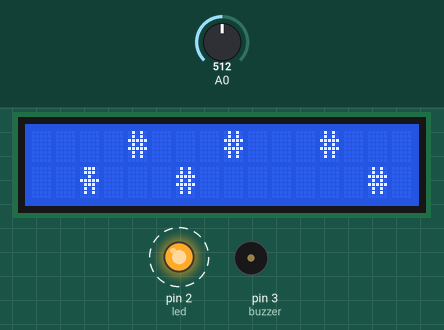
The sketch below on a simulated Arduino Uno, built with avr-gcc and run on an emulated ATmega328P. Shown: 16×2 character LCD, output pins drawn as LEDs (lit = HIGH), buzzer (waves = sounding). Dashed ring = blinking. Inputs (shaded band) come from the test bench; at power-on: A0 = 512. Random numbers use the default seed unless the sketch sets one. At 6.9 s the program stops and its outputs stay as they are.

Above: at 4.5 s.
4.6 s: A0 set to 6
At 5.8 s:
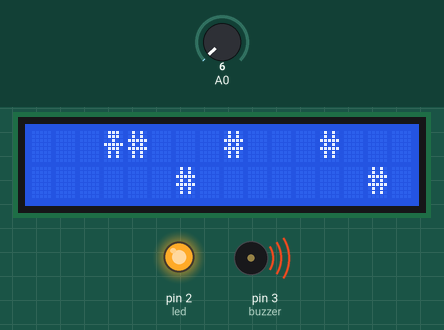
At 8.0 s:
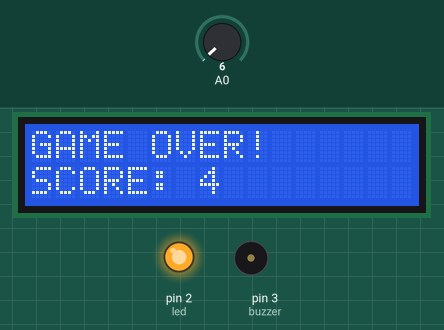
Timing chart, 0 to 8.4 s (numbered marks = the images above; inputs shaded):
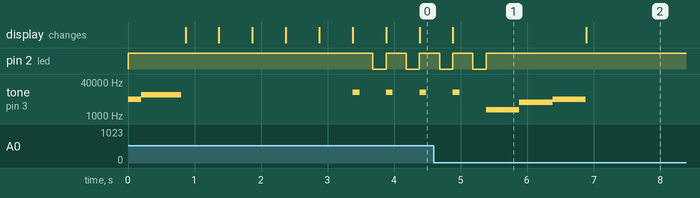

Measured:
- by itself, pin 2 (led): alternates HIGH for 0.30 s and LOW for 0.20 s, 4 changes in all, then stays HIGH
- by itself, tone on pin 3 (buzzer): plays 13000 Hz for 0.10 s, 2000 Hz for 0.50 s, 4500 Hz for 0.50 s, 6000 Hz for 0.50 s
- what the display in image 1 shows lasts 2.0 s, from 4.9 s to 6.9 s

The sketch:

LCD_game.ino
```cpp
#include <LiquidCrystal.h>
const int button=1;
volatile byte st = LOW;
int state=0;
LiquidCrystal lcd(8, 9, 4, 5, 6, 7);
int adc_key_in  = 0;
#define btnUP     1
int A[8];
int f=0;
int f2=0;
int s=0;
int t=400;
#define led 2
const int buzzer = 3;

byte player[8] = {
  B01110,
  B01110,
  B00100,
  B11111,
  B01110,
  B01010,
  B01010,
};

int read_LCD_buttons()
{
 adc_key_in = analogRead(0);
 if (adc_key_in > 10)   return btnUP;
 else {return 0;}
}

void setup() {
  pinMode(button,INPUT);
  pinMode(buzzer, OUTPUT);
  pinMode(led, OUTPUT);
  digitalWrite(led,HIGH);
  tone(buzzer, 6000);
  delay(200);
  tone(buzzer, 10000);
  delay(600);
  noTone(buzzer);
  lcd.createChar(0, player);
  lcd.begin(16, 2);
  lcd.print("GAME STARTS IN!");
  delay(500);
  lcd.clear();
  lcd.print("3");
  delay(500);
  lcd.clear();
  lcd.print("2");
  delay(500);
  lcd.clear();
  lcd.print("1");
  delay(500);
  lcd.clear();
  lcd.print("GO!");
  delay(500);
  lcd.clear();
  digitalWrite(led,LOW);
  Serial.begin(9600);
}

void loop() {
  if (f==1) {while (1){}}
  for (int i=0; i<8; ++i){
    A[i]=random(6)+2;
    lcd.setCursor(2*A[i], A[i]%2);
    lcd.print('#');
  }
  lcd.setCursor(15, state);
  lcd.print(' ');
  for(int i=0; i<16; ++i){
    digitalWrite(led,HIGH);
    int state=read_LCD_buttons();
    lcd.setCursor(i, state);
    for (int k=0;k<8;k++){
      if (i==A[k]*2){
        if (A[k]%2==state){
          digitalWrite(led,HIGH);
          f=1;
          f2=1;
          tone(buzzer, 2000);
          delay(500);
          tone(buzzer, 4500);
          delay(500);
          tone(buzzer, 6000);
          delay(500);
          noTone(buzzer);
          lcd.clear();
          lcd.print("GAME OVER!");
          lcd.setCursor(0,1);
          lcd.print("SCORE: ");
          lcd.print(s);
          break;
      }
      }
    }
    if (f2==1) {break;}
    lcd.write(byte(0));
    if (i==0){
    lcd.setCursor(15, state);
    lcd.print(' ');
    lcd.setCursor(15, (state+1)%2);
    lcd.print(' ');
    }
    else{
      lcd.setCursor((i-1), state);
      lcd.print(' ');
      lcd.setCursor((i-1), (state+1)%2);
      lcd.print(' ');
      }
    s=s+1;
    tone(buzzer, 13000);
    delay(100);
    noTone(buzzer);
    delay(t/2);
    digitalWrite(led,LOW);
    delay(t/2);
    }
    t=t-20;
    if (t<100){t=100;}
}
```
